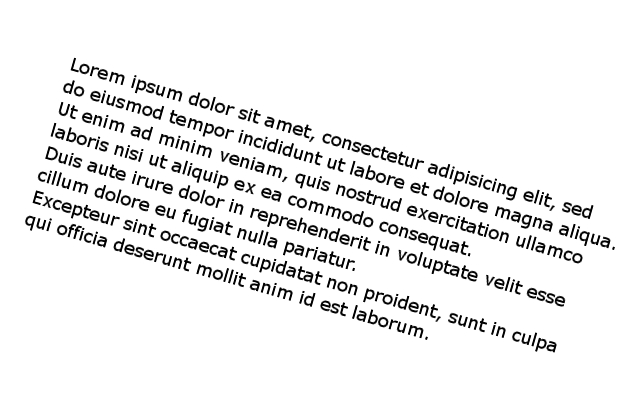
//> input picture BiShe/skew_angle01.jpg, 640 x 400 px, given in place of skew_angle01.png, which was not available
$ ./PHT_deskewing_compute_angle   (built with g++ and OpenCV 4)
//> lines starting //> are read from the running program, lines starting //| are printed output that depends on the picture; after the words box and inside, x2 and y2 are one past the last pixel; in counts of white or black regions, pixels touching at a corner belong together; pictures that were not available may be replaced by others from this repository, and a replacement may not be noted
#include <iostream>
#include <opencv2/imgcodecs.hpp>
#include <opencv2/imgproc.hpp>
#include <opencv2/photo.hpp>
#include <opencv2/highgui.hpp>

/*
 *	Probabilistic Hough Transform for line detection
 *
 *	compute the mean angle of all the lines
 */

using namespace std;
using namespace cv;

int main(int argc, char** argv)
{
	String imgName = "/home/vanellope/skew_angle01.png"; // by default
	if(argc > 1)
	{
		imgName = argv[1];
	}
	Mat img = imread(imgName, IMREAD_GRAYSCALE);
//> img is the input picture: 400 rows x 640 cols, CV_8UC1; min 0, max 255, mean 237.7
	if( img.empty() ) { cout << "Error loading img" << endl; return -1; }
	Size size = img.size();
//> size = Size(640, 400)
	bitwise_not(img, img); // invert the colors of our image
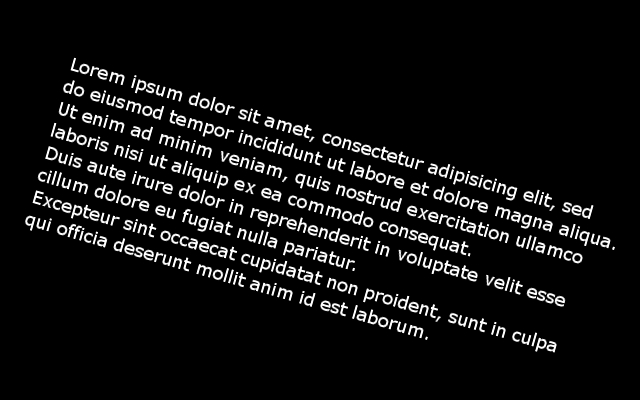
//> img: 400 rows x 640 cols, CV_8UC1; min 0, max 255, mean 17.3
	vector<Vec4i> lines;
	HoughLinesP(img, lines, 1, CV_PI/180, 100, size.width / 2.f, 20);
//> lines = 77 lines (x1, y1, x2, y2), first 8: [32, 201, 555, 350], [64, 84, 610, 241], [44, 149, 565, 299], [73, 61, 599, 212], [66, 84, 610, 240], [35, 194, 556, 343], [72, 63, 591, 212], [60, 106, 583, 256]
	Mat disp_lines(size, CV_8UC1, Scalar(0, 0, 0));
	double angle = 0;
	unsigned nb_lines = lines.size();
//> nb_lines = 77
	for(unsigned i = 0; i < nb_lines; ++i)
	{
		line(disp_lines, Point(lines[i][0], lines[i][1]), Point(lines[i][2], lines[i][3]), Scalar(255, 0, 0));
		angle += atan2((double)lines[i][3] - lines[i][1], (double)lines[i][2] - lines[i][0]);
	}
//> this loop made 77 passes
//> angle on passes 1 to 12: 0.278, 0.558, 0.838, 1.12, 1.4, 1.68, 1.95, 2.23, 2.51, 2.79, 3.07, 3.35
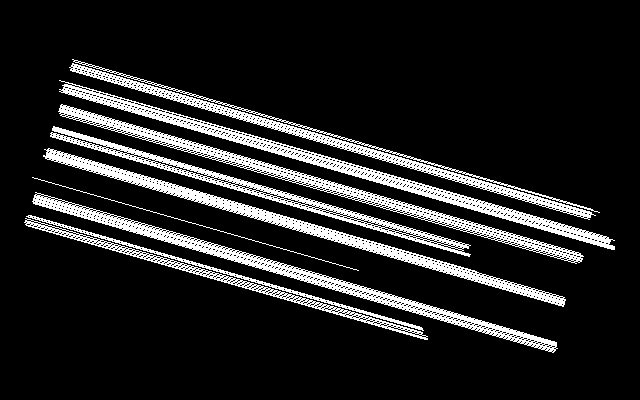
//> disp_lines: 400 rows x 640 cols, CV_8UC1; 13.6% white; 10 white regions, largest, box (x1, y1, x2, y2) and area: (59, 80, 615, 250) 5873, (32, 192, 558, 353) 5489, (43, 148, 566, 307) 5376
//> after the loop, angle = 21.49
	angle /= nb_lines; // mean angle, in radians.
//> angle = 0.279
	cout << "File " << imgName << ":" << angle * 180 / CV_PI << endl;
//| File /home/vanellope/skew_angle01.png:15.988
	imshow(imgName, disp_lines);
	waitKey();
	return 0;
}

$ run again, with BiShe/skew_angle02.jpg copied over BiShe/skew_angle01.jpg
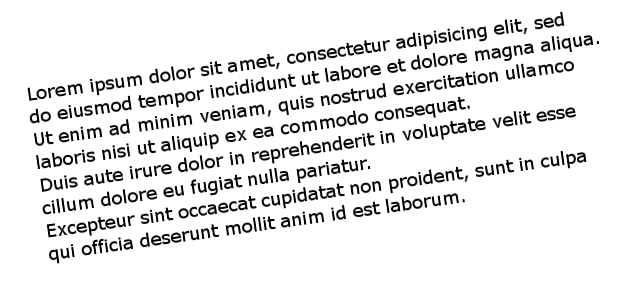
//> input picture BiShe/skew_angle02.jpg, 639 x 290 px, given in place of skew_angle01.png, which was not available
//> img is the input picture: 290 rows x 639 cols, CV_8UC1; min 0, max 255, mean 231
//> `bitwise_not(img, img);`:
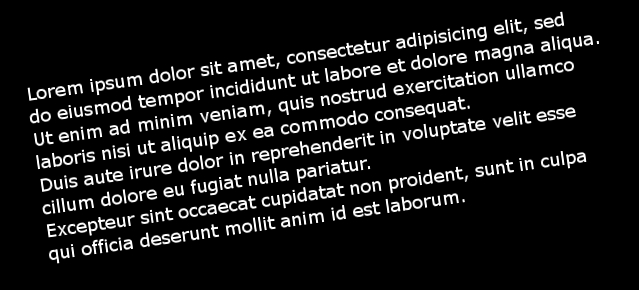
//> img: 290 rows x 639 cols, CV_8UC1; min 0, max 255, mean 24
//> lines = 79 lines (x1, y1, x2, y2), first 8: [30, 115, 591, 36], [48, 235, 586, 160], [42, 190, 575, 115], [28, 92, 562, 16], [29, 116, 591, 37], [45, 230, 585, 154], [47, 229, 585, 153], [40, 182, 572, 108]
//> nb_lines = 79
//> the loop `for(unsigned i = 0; i < nb_lines; ++i)` made 79 passes
//> angle on passes 1 to 8: -0.14, -0.278, -0.418, -0.56, -0.699, -0.839, -0.979, -1.12
//> after the loop `for(unsigned i = 0; i < nb_lines; ++i)`:
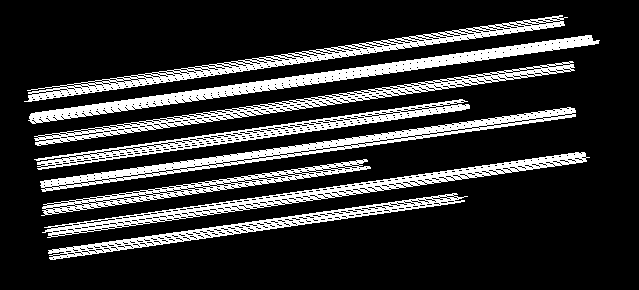
//> disp_lines: 290 rows x 639 cols, CV_8UC1; 19.2% white; 8 white regions, largest, box (x1, y1, x2, y2) and area: (28, 35, 600, 124) 5875, (40, 107, 576, 192) 5161, (42, 152, 590, 238) 5009
//> after the loop `for(unsigned i = 0; i < nb_lines; ++i)`: angle = -11.02
//> `angle /= nb_lines;`: angle = -0.14
//| File /home/vanellope/skew_angle01.png:-7.99519
